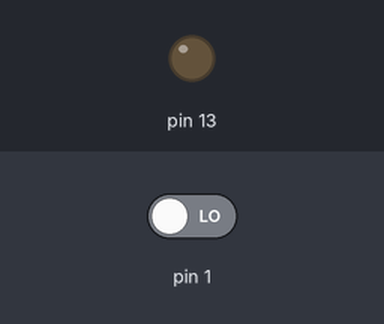
The sketch below on a simulated Arduino Uno, built with avr-gcc and run on an emulated ATmega328P. Parts: output pins drawn as LEDs (lit = HIGH). Dashed ring = blinking. The inputs (shaded band) are chosen by the test bench; at power-on: pin 1 LOW.

Above: at 1.2 s.
1.3 s: pin 1 driven HIGH
At 4.2 s:
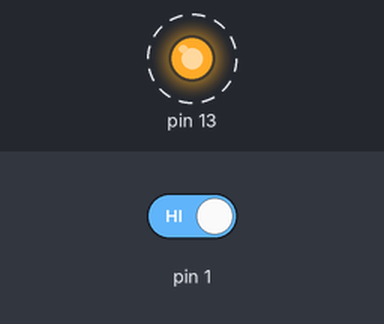
4.3 s: pin 1 driven LOW
At 5.0 s:
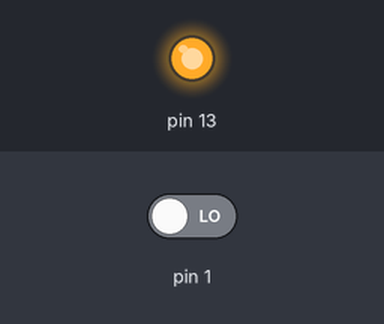
Timing chart, 0 to 7.3 s (numbered marks = the images above; inputs shaded):
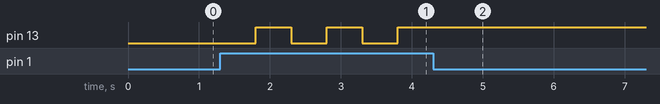

The sketch:

eus_simulation_to_make_an_LED_blinking_project_with_a_button.ino
```cpp
int count=0;
void setup() {
 pinMode (13,OUTPUT);
 pinMode (1,INPUT);

}
void loop() {
  if (digitalRead(1) == 1) {
    delay(500);
    if (digitalRead(1) == HIGH) {
    count++;
    }
    if ( count==1) {
    digitalWrite(13,HIGH);
    }
  else{
   digitalWrite(13,LOW);
   count=0;
  }

}
}
```

Measured:
- after the input at 1.3 s, pin 13: alternates HIGH for 0.50 s and LOW for 0.50 s, starting after 0.50 s
- after the input at 4.3 s, pin 13: stops changing and stays HIGH
